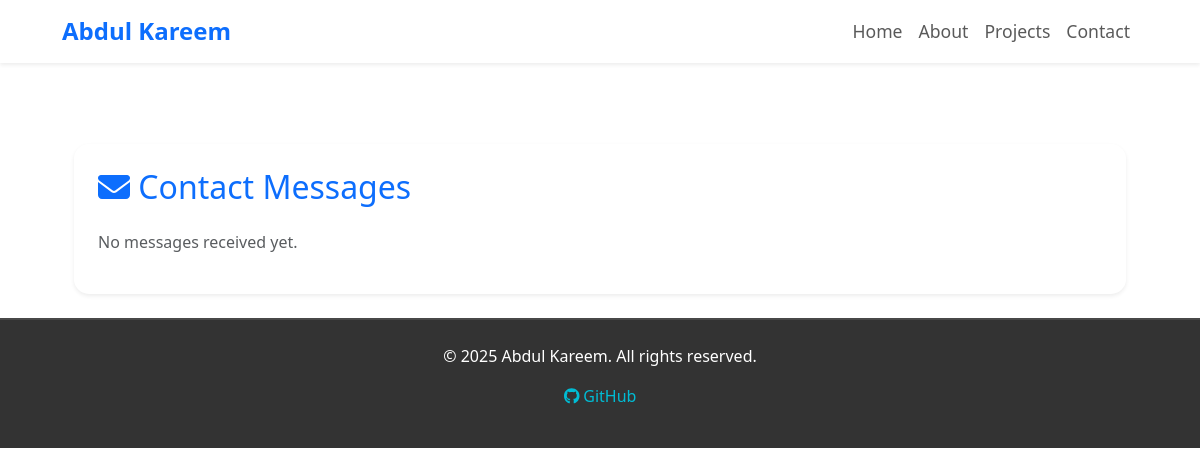
Before: /contact-messages/ with the older database file.
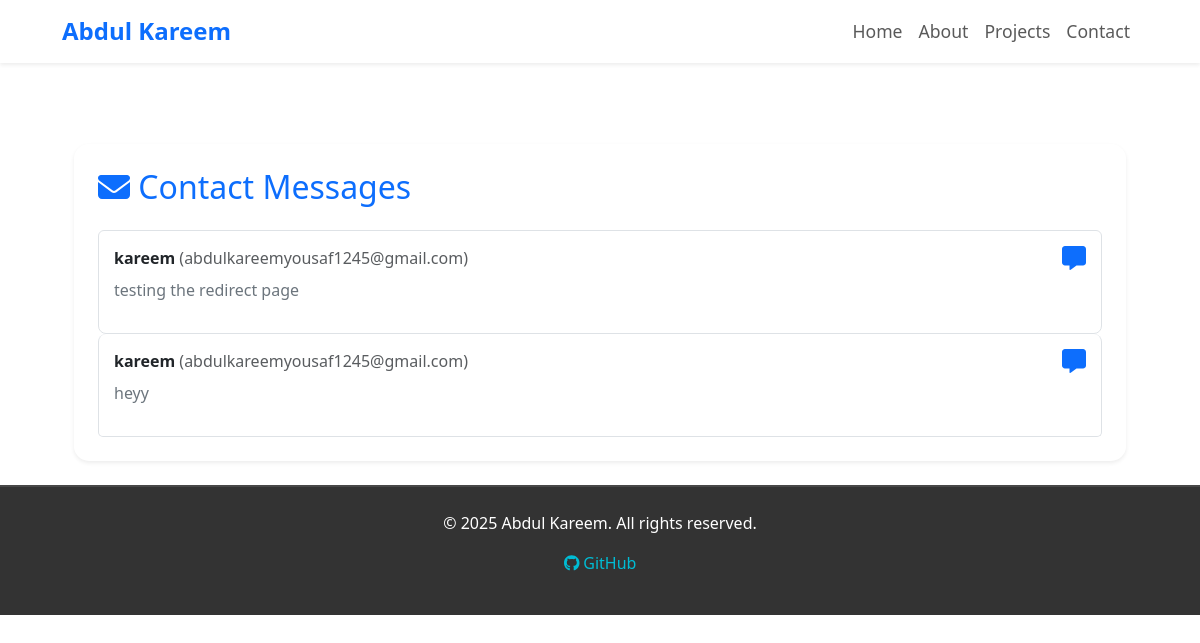
After: the same page with the newer database file.
### my_portfolio/models.py (models this page shows, shortened)
class ContactMessage(models.Model):
  name = models.CharField(max_length=100)
  email = models.EmailField()
  message = models.TextField()
  created_at = models.DateTimeField(auto_now_add=True)

### my_portfolio/views.py (the view)
# urls.py: path('contact-messages/', views.contact_messages, name='contact_messages'),
def contact_messages(request):
  messages_list = ContactMessage.objects.all().order_by('-created_at')
  return render(request, 'contact_messages.html', {'messages_list': messages_list})

### my_portfolio/templates/contact_messages.html (shortened to what this page needs)
{% extends "base.html" %}
{% block content %}
<div class="container mt-5">
    <div class="card border-0 shadow-sm p-4 glassmorphism">
        <h2 class="text-primary"><i class="fas fa-envelope"></i> Contact Messages</h2>
        {% if messages_list %}
            <ul class="list-group mt-3">
                {% for msg in messages_list %}
                <li class="list-group-item message-card">
                    <div class="d-flex justify-content-between">
                        <div>
                            <strong class="text-dark">{{ msg.name }}</strong>
                            <span class="text-muted">({{ msg.email }})</span><br>
                            <p class="text-secondary mt-2">{{ msg.message }}</p>
                        </div>
                        <i class="fas fa-comment-alt text-primary fs-4"></i>
                    </div>
                </li>
                {% endfor %}
            </ul>
        {% else %}
            <p class="text-muted mt-3">No messages received yet.</p>
        {% endif %}
    </div>
</div>
{% endblock %}

Changed rows visible on the page:
added ContactMessage: name "kareem", email "abdulkareemyousaf1245@gmail.com", message "testing the redirect page"
added ContactMessage: name "kareem", email "abdulkareemyousaf1245@gmail.com", message "heyy"
Other visible differences:
text no longer shown: "No messages received yet."
